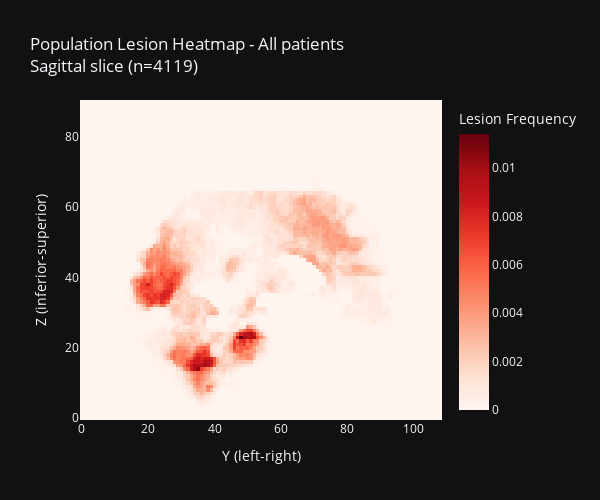

Here is the notebook cell this chart was saved with:
### Markdown cell above
## Population Heatmap Preview

### Code cell
# Generate population heatmap (this may take time)
print("Generating population heatmap... This may take several minutes.")

try:
    # Start with a smaller subset for faster processing
    fig = visualizer.create_population_heatmap()
    fig.show()
    
except Exception as e:
    print(f"Error generating population heatmap: {e}")
    print("This operation requires significant computational resources and time.")
    print("Consider running this analysis on a subset of data or using the Streamlit app.")

### Figure 1 — Plotly figure (JSON) as saved in the notebook; plotly's stock layout.template omitted (floating-point values rounded to 4 significant figures; data arrays with more than 128 entries replaced by an {"elided": "..."} marker saying what was removed)
{"data": [{"colorbar": {"title": {"text": "Lesion Frequency"}}, "colorscale": [[0.0, "rgb(255,245,240)"], [0.125, "rgb(254,224,210)"], [0.25, "rgb(252,187,161)"], [0.375, "rgb(252,146,114)"], [0.5, "rgb(251,106,74)"], [0.625, "rgb(239,59,44)"], [0.75, "rgb(203,24,29)"], [0.875, "rgb(165,15,21)"], [1.0, "rgb(103,0,13)"]], "showscale": true, "z": {"elided": "91x109 float values"}, "type": "heatmap"}], "layout": {"title": {"text": "Population Lesion Heatmap - All patients<br>Sagittal slice (n=4119)"}, "xaxis": {"title": {"text": "Y (left-right)"}}, "yaxis": {"title": {"text": "Z (inferior-superior)"}}, "width": 600, "height": 500}}
